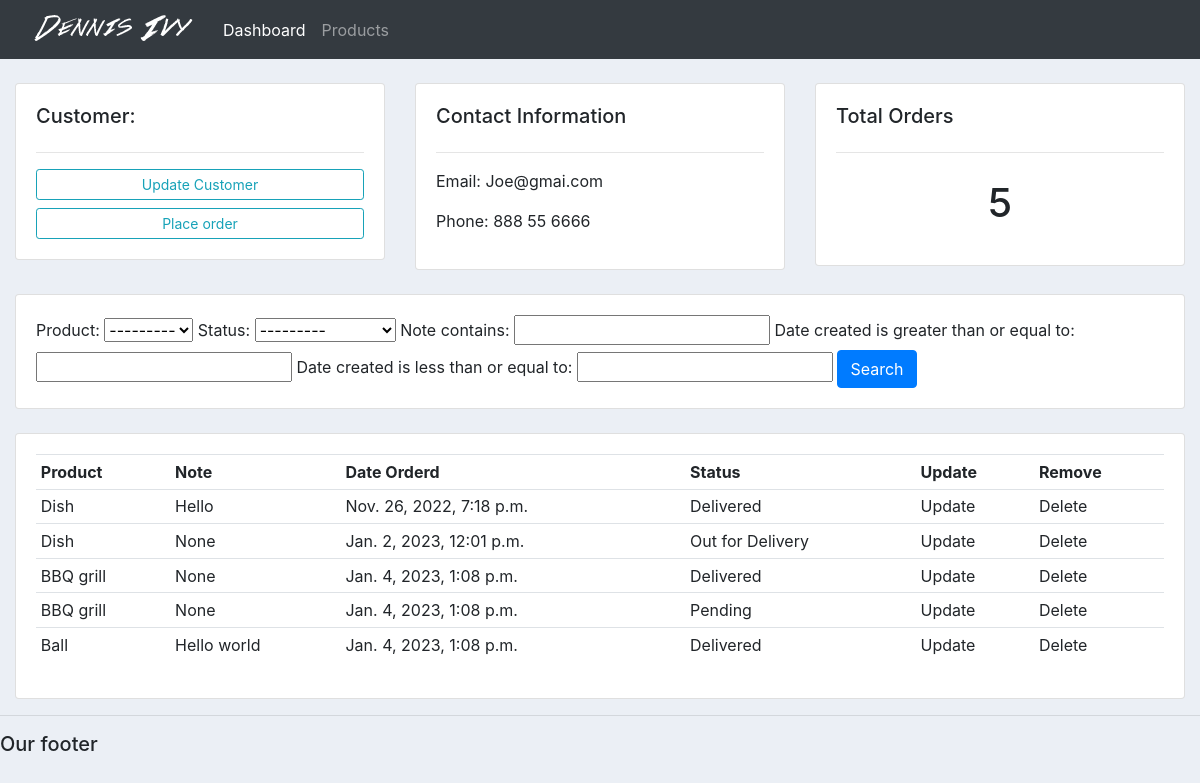
The page /customer/2 on the database its author committed.
### accounts/models.py (models this page shows, shortened)
class Customer(models.Model):
    name = models.CharField(max_length=200, null=True)
    phone = models.CharField(max_length=200, null=True)
    email = models.CharField(max_length=200, null=True)
    date_created= models.DateTimeField(auto_now_add=True, null=True)

class Order(models.Model):
    STATUS=(
        ('Pending', 'Pending'),
        ('Out for Delivery','Out for Delivery'),
        ('Delivered', 'Delivered'),
    )
    customer= models.ForeignKey(Customer,null = True, on_delete=models.SET_NULL)
    product=models.ForeignKey(Product,null = True, on_delete=models.SET_NULL)
    date_created = models.DateTimeField(auto_now_add=True, null=True)
    status = models.CharField(max_length=200, null=True, choices=STATUS)
    note= models.CharField(max_length=10000, null=True)

class Product(models.Model):
    CATEGORY=(
        ('Indoor','Indoor'),
        ('Out Door', 'Out Door')
    )
    name = models.CharField(max_length=200, null=True)
    price = models.FloatField(null=True)
    category = models.CharField(max_length=200, null=True, choices=CATEGORY)
    description = models.CharField(max_length=200, null=True, blank=True)
    date_created = models.DateTimeField(auto_now_add=True, null=True)
    tags= models.ManyToManyField(tags)
    def __str__(self) -> str:
        return self.name

### accounts/views.py (the view)
# urls.py: path('customer/<str:pk_test>', views.customer, name='customer'),
def customer(request, pk_test):
	customer=Customer.objects.get(id=pk_test)
	orders= customer.order_set.all()
	order_count=orders.count()
	myFilter = Orderfilter(request.GET , queryset=orders )
	orders = myFilter.qs
	return render(request, 'accounts/customer.html' ,{
		"customer":customer,
		"orders" : orders,
		"order_count": order_count,
		'myFilter':myFilter
	})

### accounts/templates/accounts/customer.html
{%  extends 'accounts/main.html' %}
{% block content %}
	<br>
<div class="row">
	<div class="col-md">
		<div class="card card-body">
			<h5>Customer:</h5>
			<hr>
			<a class="btn btn-outline-info  btn-sm btn-block" href="">Update Customer</a>
			<a class="btn btn-outline-info  btn-sm btn-block" href="{% url 'create_order' customer.id %}">Place order</a>
		</div>
	</div>
	<div class="col-md">
		<div class="card card-body">
			<h5>Contact Information</h5>
			<hr>
			<p>Email: {{ customer.email}} </p>
			<p>Phone: {{ customer.phone}} </p>
		</div>
	</div>
	<div class="col-md">
		<div class="card card-body">
			<h5>Total Orders</h5>
			<hr>
			<h1 style="text-align: center;padding: 10px">{{order_count}}</h1>
		</div>
	</div>
</div>
<br>
<div class="row">
	<div class="col">
		<div class="card card-body">
			<form method="get">
				{{ myFilter.form }}
		    <button class="btn btn-primary" type="submit">Search</button>
		  </form>
		</div>
	</div>
</div>
<br>
<div class="row">
	<div class="col-md">
		<div class="card card-body">
			<table class="table table-sm">
				<tr>
					<th>Product</th>
					<th>Note</th>
					<th>Date Orderd</th>
					<th>Status</th>
					<th>Update</th>
					<th>Remove</th>
				</tr>
				{% for order in orders %}
					<tr>
						<td>{{ order.product }}</td>
						<td>{{ order.note }}</td>
						<td>{{ order.date_created }}</td>
						<td>{{ order.status }}</td>
						<td><a href="#"></a>Update</td>
						<td><a href="#"></a>Delete</td>
					</tr>
				{% endfor %}
			</table>
		</div>
	</div>
</div>
{% endblock %}

### static/css/main.css (style rules this page uses)
body { background-color: #ebeff5; }

### rows shown on the page
Customer: email "Joe@gmai.com", phone "888 55 6666"
Order: product "Dish", note "Hello", date_created "Nov. 26, 2022, 7:18 p.m.", status "Delivered"
Order: product "Dish", note "None", date_created "Jan. 2, 2023, 12:01 p.m.", status "Out for Delivery"
Order: product "BBQ grill", note "None", date_created "Jan. 4, 2023, 1:08 p.m.", status "Delivered"
Order: product "BBQ grill", note "None", date_created "Jan. 4, 2023, 1:08 p.m.", status "Pending"
Order: product "Ball", note "Hello world", date_created "Jan. 4, 2023, 1:08 p.m.", status "Delivered"

### other values the page prints
{{ order_count }} "5"
